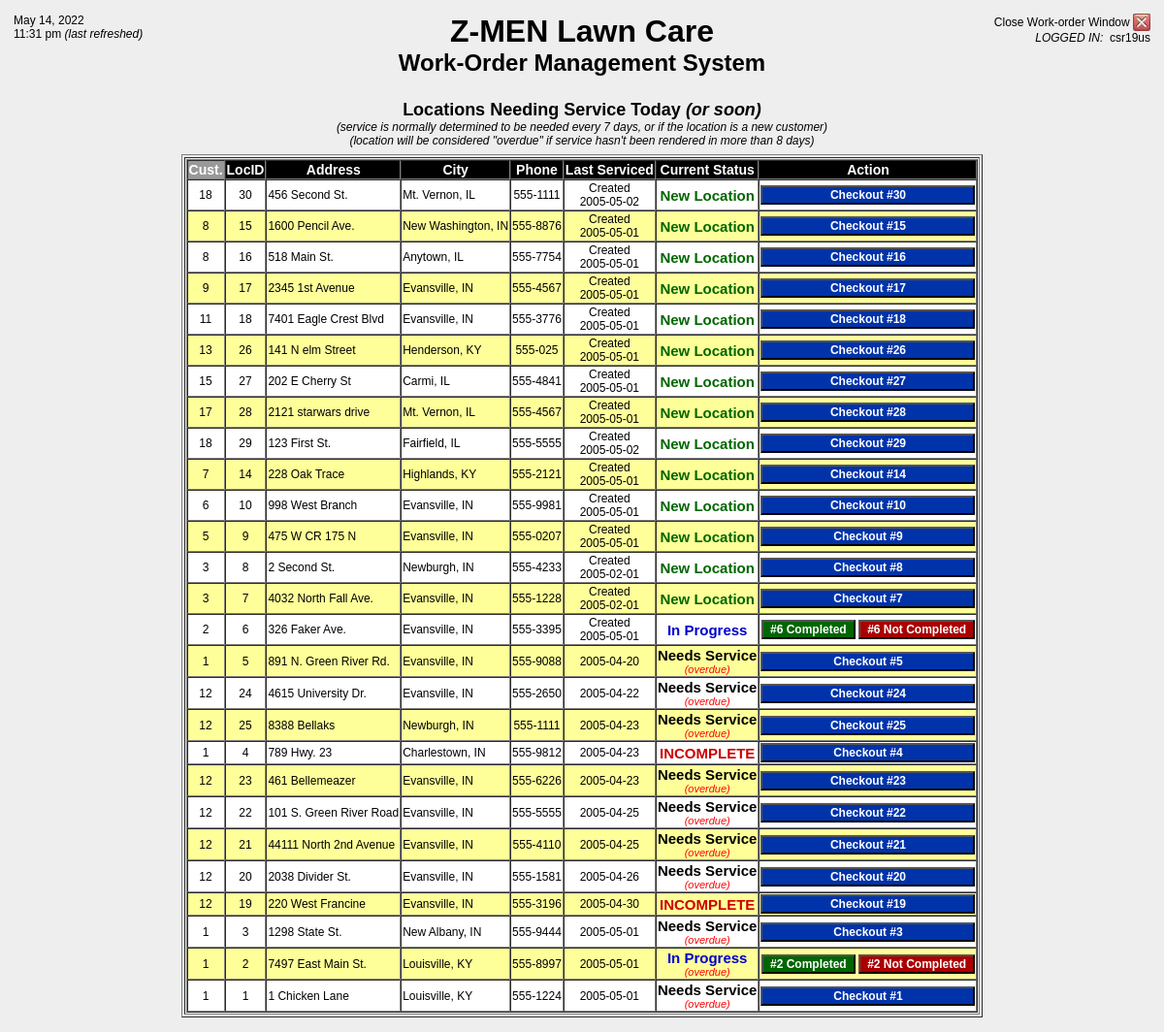
Screenshot of /site/adminroot/wosys/main.php (signed in) with the database file from the repository.
### tables this page shows
CREATE TABLE `svc_address` (
  `sa_id` mediumint(8) UNSIGNED NOT NULL AUTO_INCREMENT,
  `cust_id` mediumint(8) UNSIGNED DEFAULT '0',
  `sa_address1` varchar(64) DEFAULT NULL,
  `sa_address2` varchar(64) DEFAULT NULL,
  `sa_city` varchar(32) DEFAULT NULL,
  `sa_state` char(2) DEFAULT NULL,
  `sa_zip` varchar(10) DEFAULT NULL,
  `sa_area_code` char(3) DEFAULT NULL,
  `sa_phone` varchar(14) DEFAULT NULL,
  `sa_lastupd` timestamp NOT NULL DEFAULT CURRENT_TIMESTAMP ON UPDATE CURRENT_TIMESTAMP,
  `sa_created` datetime DEFAULT NULL,
  `sa_last_mod_by` varchar(16) DEFAULT NULL,
  `sa_last_serviced` date DEFAULT NULL,
  `sa_status` varchar(45) DEFAULT NULL,
  PRIMARY KEY (`sa_id`),
  KEY `svc_address_cust_id` TYPE BTREE (`cust_id`),
  CONSTRAINT `FK_svc_address_1` FOREIGN KEY (`cust_id`) REFERENCES `customer` (`cust_id`) ON DELETE CASCADE ON UPDATE CASCADE
);

### site/adminroot/php/fns_database.php (called while the page is built, shortened)
<?php
function dbconnect_newmethod() {
	$db = mysqli_connect('localhost','zmen_webuser','password','zmendev');
	return $db;
}
?>

### site/adminroot/wosys/main.php (the view, shortened to what this page needs)
<?php
	$admin_user = $_SESSION['admin_user'];
	require_once '../php/fns_database.php';
	function get_locs_over($days=7) {
		$query = ('  SELECT cust_id,
												sa_id,
												sa_address1,
												sa_address2,
												sa_city,
												sa_state,
												sa_phone,
												DATE_FORMAT(sa_created,\'%Y-%m-%d\') sa_created,
												sa_last_serviced,
												CURDATE()-sa_last_serviced overdue,
												sa_status
									 FROM svc_address
									WHERE CURDATE()-sa_last_serviced >= '.$days.'
									   OR sa_status LIKE \'incomplete\'
										 OR sa_status LIKE \'checkout\'
										 OR sa_last_serviced IS NULL
							 GROUP BY svc_address.sa_id
							 ORDER BY sa_last_serviced ASC  ');
		$result = dbconnect_newmethod()->query($query);
		return $result;
	}
?>
<!DOCTYPE HTML PUBLIC "-//W3C//DTD HTML 4.01 Transitional//EN" "http://www.w3.org/TR/html4/loose.dtd">
<html>
<head>
</head>
<body bgcolor="#EEEEEE">
<table width="100%">
<tr><td>
		<table width="100%">
			<tr>
				<td width="25%" align="left" valign="top">
					<?php echo date("F j, Y"); ?><br />
					<?php echo date("g:i a"); ?>&nbsp;<em>(last refreshed)</em>
				</td>
				<td width="50%" align="center">
					<span style="font-weight:bold; font-size:32px ">Z-MEN Lawn Care</span><br />
					<span style="font-weight:bold; font-size:24px ">Work-Order Management System</span>
				</td>
				<td width="25%" align="right" valign="top">
					<table cellspacing="0" cellpadding="0"><tr><td valign="middle" align="right">Close Work-order Window&nbsp;</td><td valign="middle" align="right"><img onClick="window.close()" src="../images/close_x.jpg" width="18" height="18" /></td></tr></table>
					<em>LOGGED IN:</em>&nbsp;&nbsp;<?php echo $admin_user; ?>
				</td>
			</tr>
		</table>
</td></tr>
<tr><td>
		<table width="100%">
			<tr>
				<td align="center">
					<br /><span style="font-weight:bold; font-size:18px ">Locations Needing Service Today <em>(or soon)</em></span><br />
					<em>(service is normally determined to be needed every 7 days, or if the location is a new customer)</em><br />
					<em>(location will be considered "overdue" if service hasn't been rendered in more than 8 days)</em>
				</td>
			</tr>
		</table>
</td></tr>
<tr><td align="center">
		<form action="action.php" method="post">
		<table border="1"><tr><td>
		<table cellpadding="1" cellspacing="0" border="1">
			<tr bgcolor="#000000" style="font-weight:bold; color:#FFFFFF; font-size:14px ">
				<td align="center" bgcolor="#999999">Cust.</td>
				<td align="center">LocID</td>
				<td align="center">Address</td>
				<td align="center">City</td>
				<td align="center">Phone</td>
				<td align="center">Last Serviced</td>
				<td align="center">Current Status</td>
				<td align="center">Action</td>
			</tr>
			<?php
				$result = get_locs_over($_SESSION['current_view']);
				$num_rows = $result->num_rows;
				for($i=0; $i<$num_rows; $i++) {
					$row = $result->fetch_assoc();
					if ($i % 2)	{
	 					echo '<tr bgcolor="#ffff99">';}
					else {
						echo '<tr bgcolor="#ffffff">';}
							echo '<td align="center" valign="middle">'.$row['cust_id'].'</td>';
							echo '<td align="center" valign="middle">'.$row['sa_id'].'</td>';
							echo '<td align="left" valign="middle" nowrap>'.$row['sa_address1'].'<br />'.$row['sa_address2'].'</td>';
							echo '<td align="left" valign="middle">'.$row['sa_city'].', '.$row['sa_state'].'</td>';
							echo '<td align="center" valign="middle" nowrap>'.$row['sa_phone'].'</td>';
							echo '<td align="center" valign="middle">';
											if($row['sa_last_serviced']) echo $row['sa_last_serviced'];
											if(!$row['sa_last_serviced']) echo 'Created<br />'.$row['sa_created'];
							echo '</td>';
							echo '<td align="center" valign="middle" style="font-weight:bold" nowrap>';
											if ($row['sa_status']=="incomplete")  echo '<span style="color:#cc0000; font-size:15px">INCOMPLETE</span>';
											else if ($row['sa_status']=="complete" && $row['overdue']>8)  echo '<span style="color:#000000; font-size:15px">Needs Service</span><br />
																																													<span style="color:#ff0000; font-size:11px; font-weight:normal"><em>(overdue)</em></span>';
											else if ($row['sa_status']=="complete" && $row['overdue']<=8)  echo '<span style="color:#000000; font-size:15px">Needs Service</span>';
											else if ($row['sa_status']=="checkout" && $row['overdue']>8)  echo '<span style="color:#0000cc; font-size:15px">In Progress</span><br />
																																													<span style="color:#ff0000; font-size:11px; font-weight:normal"><em>(overdue)</em></span>';
											else if ($row['sa_status']=="checkout" && $row['overdue']<=8)  echo '<span style="color:#0000cc; font-size:15px">In Progress</span>';
											else if (!$row['sa_status'] && !$row['sa_last_serviced'])  echo '<span style="color:#006600; font-size:15px">New Location</span>';
							echo '</td>';
							echo '<td align="center" valign="middle">';
											if($row['sa_status']=="incomplete" || $row['sa_status']=="complete" || !$row['sa_status']) {
												echo '<input type="submit" name="checkout" value="Checkout #'.$row['sa_id'].'" class="checkout">';
											}
											if($row['sa_status']=="checkout") {
												echo '<input type="submit" name="complete" value="#'.$row['sa_id'].' Completed" class="complete">
															<input type="submit" name="incomplete" value="#'.$row['sa_id'].' Not Completed" class="incomplete">';
											}
							echo '</td>';
						echo '</tr>';
				}
			?>
		</table>
		</td></tr></table>
		</form>
</td></tr>
<tr><td>
</td></tr>
</table>
</body>
</html>

### site/adminroot/css/admin.css (style rules this page uses)
body { font-family: Arial, Helvetica, sans-serif; font-size:12px; }
.checkout { background-color:#0033aa; width:221px; color:#ffffff; font-weight:bold; font-size:12px }
.complete { background-color:#006600; width:97px; color:#ffffff; font-weight:bold; font-size:12px }
.incomplete { background-color:#aa0000; width:120px; color:#ffffff; font-weight:bold; font-size:12px }

### rows the page displays
svc_address: cust "18", sa_id "30", sa_address1 "456 Second St.", sa_city "Mt. Vernon", sa_state "IL", sa_phone "555-1111", sa_created "2005-05-02", shows "New Location", checkout "Checkout #30"
svc_address: cust "8", sa_id "15", sa_address1 "1600 Pencil Ave.", sa_city "New Washington", sa_state "IN", sa_phone "555-8876", sa_created "2005-05-01", shows "New Location", checkout "Checkout #15"
svc_address: cust "8", sa_id "16", sa_address1 "518 Main St.", sa_city "Anytown", sa_state "IL", sa_phone "555-7754", sa_created "2005-05-01", shows "New Location", checkout "Checkout #16"
svc_address: cust "9", sa_id "17", sa_address1 "2345 1st Avenue", sa_city "Evansville", sa_state "IN", sa_phone "555-4567", sa_created "2005-05-01", shows "New Location", checkout "Checkout #17"
svc_address: cust "11", sa_id "18", sa_address1 "7401 Eagle Crest Blvd", sa_city "Evansville", sa_state "IN", sa_phone "555-3776", sa_created "2005-05-01", shows "New Location", checkout "Checkout #18"
svc_address: cust "13", sa_id "26", sa_address1 "141 N elm Street", sa_city "Henderson", sa_state "KY", sa_phone "555-025", sa_created "2005-05-01", shows "New Location", checkout "Checkout #26"
svc_address: cust "15", sa_id "27", sa_address1 "202 E Cherry St", sa_city "Carmi", sa_state "IL", sa_phone "555-4841", sa_created "2005-05-01", shows "New Location", checkout "Checkout #27"
svc_address: cust "17", sa_id "28", sa_address1 "2121 starwars drive", sa_city "Mt. Vernon", sa_state "IL", sa_phone "555-4567", sa_created "2005-05-01", shows "New Location", checkout "Checkout #28"
svc_address: cust "18", sa_id "29", sa_address1 "123 First St.", sa_city "Fairfield", sa_state "IL", sa_phone "555-5555", sa_created "2005-05-02", shows "New Location", checkout "Checkout #29"
svc_address: cust "7", sa_id "14", sa_address1 "228 Oak Trace", sa_city "Highlands", sa_state "KY", sa_phone "555-2121", sa_created "2005-05-01", shows "New Location", checkout "Checkout #14"
svc_address: cust "6", sa_id "10", sa_address1 "998 West Branch", sa_city "Evansville", sa_state "IN", sa_phone "555-9981", sa_created "2005-05-01", shows "New Location", checkout "Checkout #10"
svc_address: cust "5", sa_id "9", sa_address1 "475 W CR 175 N", sa_city "Evansville", sa_state "IN", sa_phone "555-0207", sa_created "2005-05-01", shows "New Location", checkout "Checkout #9"
svc_address: cust "3", sa_id "8", sa_address1 "2 Second St.", sa_city "Newburgh", sa_state "IN", sa_phone "555-4233", sa_created "2005-02-01", shows "New Location", checkout "Checkout #8"
svc_address: cust "3", sa_id "7", sa_address1 "4032 North Fall Ave.", sa_city "Evansville", sa_state "IN", sa_phone "555-1228", sa_created "2005-02-01", shows "New Location", checkout "Checkout #7"
svc_address: cust "2", sa_id "6", sa_address1 "326 Faker Ave.", sa_city "Evansville", sa_state "IN", sa_phone "555-3395", sa_created "2005-05-01", sa_status "In Progress", complete "#6 Completed", incomplete "#6 Not Completed"
svc_address: cust "1", sa_id "5", sa_address1 "891 N. Green River Rd.", sa_city "Evansville", sa_state "IN", sa_phone "555-9088", sa_last_serviced "2005-04-20", sa_status "Needs Service", checkout "Checkout #5"
svc_address: cust "12", sa_id "24", sa_address1 "4615 University Dr.", sa_city "Evansville", sa_state "IN", sa_phone "555-2650", sa_last_serviced "2005-04-22", sa_status "Needs Service", checkout "Checkout #24"
svc_address: cust "12", sa_id "25", sa_address1 "8388 Bellaks", sa_city "Newburgh", sa_state "IN", sa_phone "555-1111", sa_last_serviced "2005-04-23", sa_status "Needs Service", checkout "Checkout #25"
svc_address: cust "1", sa_id "4", sa_address1 "789 Hwy. 23", sa_city "Charlestown", sa_state "IN", sa_phone "555-9812", sa_last_serviced "2005-04-23", sa_status "INCOMPLETE", checkout "Checkout #4"
svc_address: cust "12", sa_id "23", sa_address1 "461 Bellemeazer", sa_city "Evansville", sa_state "IN", sa_phone "555-6226", sa_last_serviced "2005-04-23", sa_status "Needs Service", checkout "Checkout #23"
svc_address: cust "12", sa_id "22", sa_address1 "101 S. Green River Road", sa_city "Evansville", sa_state "IN", sa_phone "555-5555", sa_last_serviced "2005-04-25", sa_status "Needs Service", checkout "Checkout #22"
svc_address: cust "12", sa_id "21", sa_address1 "44111 North 2nd Avenue", sa_city "Evansville", sa_state "IN", sa_phone "555-4110", sa_last_serviced "2005-04-25", sa_status "Needs Service", checkout "Checkout #21"
svc_address: cust "12", sa_id "20", sa_address1 "2038 Divider St.", sa_city "Evansville", sa_state "IN", sa_phone "555-1581", sa_last_serviced "2005-04-26", sa_status "Needs Service", checkout "Checkout #20"
svc_address: cust "12", sa_id "19", sa_address1 "220 West Francine", sa_city "Evansville", sa_state "IN", sa_phone "555-3196", sa_last_serviced "2005-04-30", sa_status "INCOMPLETE", checkout "Checkout #19"
svc_address: cust "1", sa_id "3", sa_address1 "1298 State St.", sa_city "New Albany", sa_state "IN", sa_phone "555-9444", sa_last_serviced "2005-05-01", sa_status "Needs Service", checkout "Checkout #3"
svc_address: cust "1", sa_id "2", sa_address1 "7497 East Main St.", sa_city "Louisville", sa_state "KY", sa_phone "555-8997", sa_last_serviced "2005-05-01", sa_status "In Progress", complete "#2 Completed", incomplete "#2 Not Completed"
svc_address: cust "1", sa_id "1", sa_address1 "1 Chicken Lane", sa_city "Louisville", sa_state "KY", sa_phone "555-1224", sa_last_serviced "2005-05-01", sa_status "Needs Service", checkout "Checkout #1"

### other values shown
$admin_user "csr19us"
